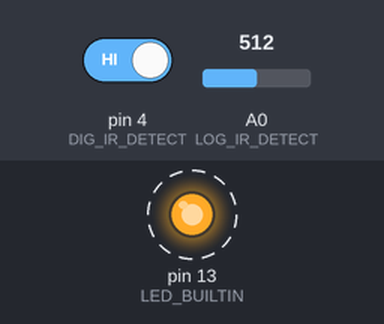
This sketch was run on a simulated Arduino Uno, built with avr-gcc and run on an emulated ATmega328P. Parts: output pins drawn as LEDs (lit = HIGH). Dashed ring = blinking. The test bench sets the inputs (shaded band); at power-on: A0 (LOG_IR_DETECT) = 512, pin 4 (DIG_IR_DETECT) HIGH. What the sketch prints to the serial monitor is not drawn.

Above: at 1.2 s.
1.3 s: A0 (LOG_IR_DETECT) set to 986
3.5 s: A0 (LOG_IR_DETECT) set to 1009
Timing chart, 0 to 12.5 s (numbered marks = the images above; inputs shaded):
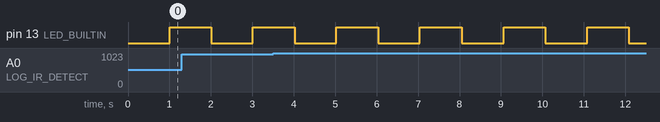

The sketch:

irdetect.ino
```cpp
/*
 * Name: irdetect.ino
 * Description: IR (Flame) detector
 * Note: The use of an analog read of an analog pin will require a deylay of
 *       at least 1 milli-second between analog reads.
 * */
#define BAUD 9600

const uint8_t DIG_IR_DETECT = 4;
const uint8_t LOG_IR_DETECT = A0;

uint32_t ledClk = millis();
const uint32_t ledPer = 1000;

void setup()
{
#ifdef BAUD
  Serial.begin(BAUD);
#endif

  pinMode(LED_BUILTIN, OUTPUT);
}

void loop()
{
  uint16_t digIr = digitalRead(DIG_IR_DETECT);
  uint16_t logIr = analogRead(LOG_IR_DETECT);

#ifdef BAUD
  Serial.print(digIr);
  Serial.print(" : ");
  Serial.println(logIr);
#endif

  flashLed(millis(), &ledClk, ledPer, LED_BUILTIN);
  delay(1);
}

void flashLed(uint32_t ms, uint32_t *clk, uint32_t per, uint8_t pin)
{
  if (ms - *clk >= per)
  {
    digitalWrite(pin, !digitalRead(pin));
    *clk = ms;
  }
}
```

Measured:
- by itself, pin 13 (LED_BUILTIN): alternates HIGH for 1.0 s and LOW for 1.0 s
